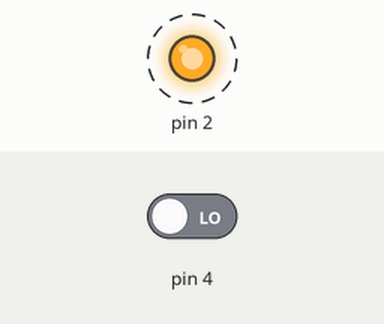
Simulated run of this sketch. Board: Arduino Uno, built with avr-gcc and run on an emulated ATmega328P. Parts: output pins drawn as LEDs (lit = HIGH). Dashed ring = blinking. The test bench sets the inputs (shaded band); at power-on: pin 4 LOW.

Above: at 3.8 s.
3.9 s: pin 4 driven HIGH
At 4.4 s:
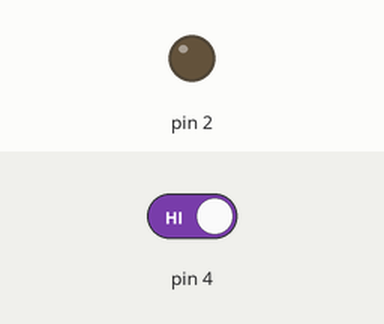
6.0 s: pin 4 driven LOW
At 8.3 s:
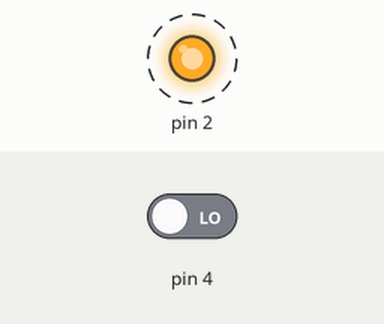
Timing chart, 0 to 17.0 s (numbered marks = the images above; inputs shaded):
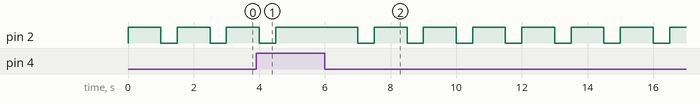

Measured:
- after the input at 3.9 s, pin 2: goes on until 4.5 s, then stays HIGH
- after the input at 6.0 s, pin 2: alternates HIGH for 1.0 s and LOW for 0.50 s, starting after 1.0 s
- by itself, pin 2: alternates HIGH for 1.0 s and LOW for 0.50 s

The sketch:

leddelay_c.ino
```cpp
void setup()
{
  pinMode(2,OUTPUT);
  pinMode(4,INPUT);
}
void loop()
{
  if(digitalRead(4)==HIGH)
    digitalWrite(2,HIGH);
    else
    {
      digitalWrite(2,HIGH);
      delay(1000);//  haomiao
      //delayMicroseconds();weimiaoji
      digitalWrite(2,LOW);
      delay(500);
    }


}
```
